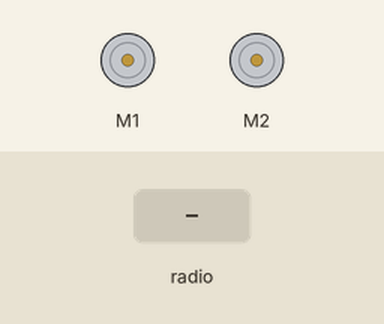
Bench run of a program on a simulated BBC micro:bit (MakeCode). Shown: 2 × DC motor (green arrow = forward, orange = backward, longer = faster). Inputs (shaded band) come from the test bench.

Above: at 1.2 s.
1.3 s: radio message "-10" arrives
At 2.5 s:
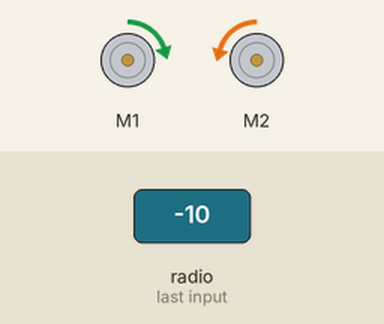
2.8 s: radio message "10" arrives
At 3.6 s:
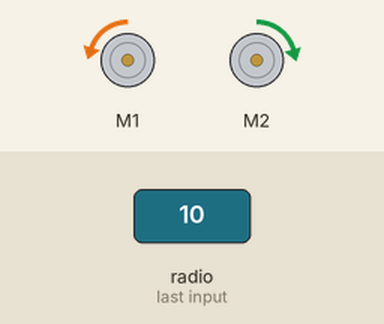
Timing chart, 0 to 5.8 s (numbered marks = the images above; inputs shaded):
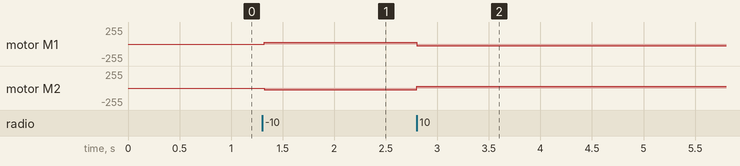

The program:

main.ts
```typescript
radio.onReceivedNumber(function (receivedNumber) {
    if (receivedNumber <= -10) {
        kitronik_motor_driver.motorOn(kitronik_motor_driver.Motors.Motor1, kitronik_motor_driver.MotorDirection.Forward, receivedNumber * (-1 * pourcentage))
        kitronik_motor_driver.motorOn(kitronik_motor_driver.Motors.Motor2, kitronik_motor_driver.MotorDirection.Reverse, receivedNumber * -1)
    } else if (receivedNumber >= 10) {
        kitronik_motor_driver.motorOn(kitronik_motor_driver.Motors.Motor1, kitronik_motor_driver.MotorDirection.Reverse, receivedNumber * pourcentage)
        kitronik_motor_driver.motorOn(kitronik_motor_driver.Motors.Motor2, kitronik_motor_driver.MotorDirection.Forward, receivedNumber)
    } else {
        kitronik_motor_driver.motorOff(kitronik_motor_driver.Motors.Motor1)
        kitronik_motor_driver.motorOff(kitronik_motor_driver.Motors.Motor2)
    }
})
radio.onReceivedString(function (receivedString) {
    if (receivedString == "plus") {
        pourcentage = pourcentage + 0.01
    } else if (receivedString == "moins") {
        pourcentage = pourcentage - 0.01
    }
})
radio.onReceivedValue(function (name, value) {
    if (value > 10) {
        kitronik_motor_driver.motorOff(kitronik_motor_driver.Motors.Motor2)
        kitronik_motor_driver.motorOn(kitronik_motor_driver.Motors.Motor1, kitronik_motor_driver.MotorDirection.Reverse, value * pourcentage)
    } else if (value < -10) {
        kitronik_motor_driver.motorOff(kitronik_motor_driver.Motors.Motor1)
        kitronik_motor_driver.motorOn(kitronik_motor_driver.Motors.Motor2, kitronik_motor_driver.MotorDirection.Forward, value * -1)
    } else {
        kitronik_motor_driver.motorOff(kitronik_motor_driver.Motors.Motor1)
        kitronik_motor_driver.motorOff(kitronik_motor_driver.Motors.Motor2)
    }
})
let pourcentage = 0
radio.setGroup(1)
let VITESSE = 100
pourcentage = 0.9
basic.forever(function () {

})
```

test.ts
```typescript
// les tests vont ici ; cela ne sera pas compilé si ce paquet est utilisé en tant qu'extension.
```

Measured:
- after the input at 1.3 s, motor M1: stopped → forward 23/255 at once; motor M2: stopped → backward 26/255 at once
- after the input at 2.8 s, motor M1: forward 23/255 → backward 23/255 at once; motor M2: backward 26/255 → forward 26/255 at once
